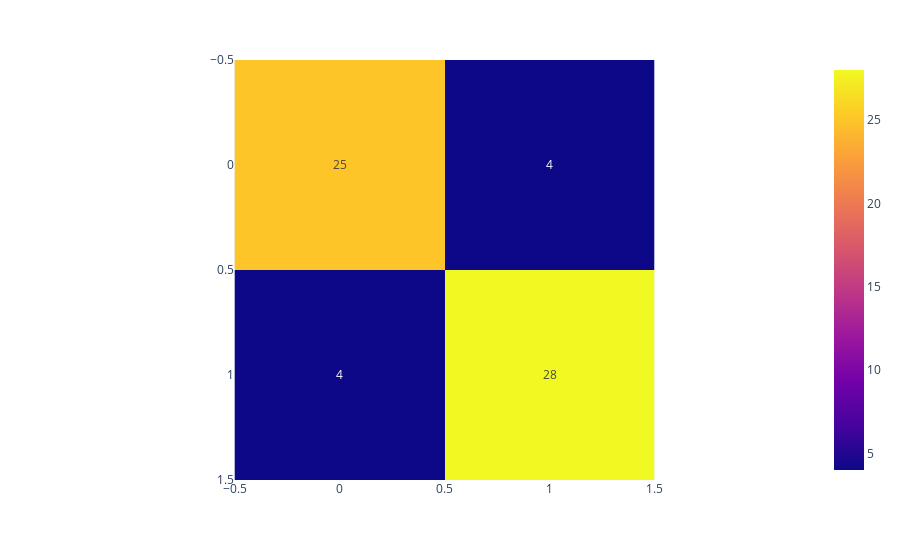

The code cell stored with this chart in its notebook:
### Code cell
fig = px.imshow(img=cm_svm, text_auto=True)
fig.show()

### Figure 1 — Plotly figure (JSON) as saved in the notebook; plotly's stock layout.template omitted (floating-point values rounded to 4 significant figures)
{"data": [{"coloraxis": "coloraxis", "hovertemplate": "x: %{x}<br>y: %{y}<br>color: %{z}<extra></extra>", "name": "0", "texttemplate": "%{z}", "type": "heatmap", "xaxis": "x", "yaxis": "y", "z": [[25, 4], [4, 28]]}], "layout": {"coloraxis": {"colorscale": [[0, "#0d0887"], [0.1111, "#46039f"], [0.2222, "#7201a8"], [0.3333, "#9c179e"], [0.4444, "#bd3786"], [0.5556, "#d8576b"], [0.6667, "#ed7953"], [0.7778, "#fb9f3a"], [0.8889, "#fdca26"], [1, "#f0f921"]]}, "margin": {"t": 60}, "xaxis": {"anchor": "y", "constrain": "domain", "domain": [0, 1], "scaleanchor": "y"}, "yaxis": {"anchor": "x", "autorange": "reversed", "constrain": "domain", "domain": [0, 1]}}}
